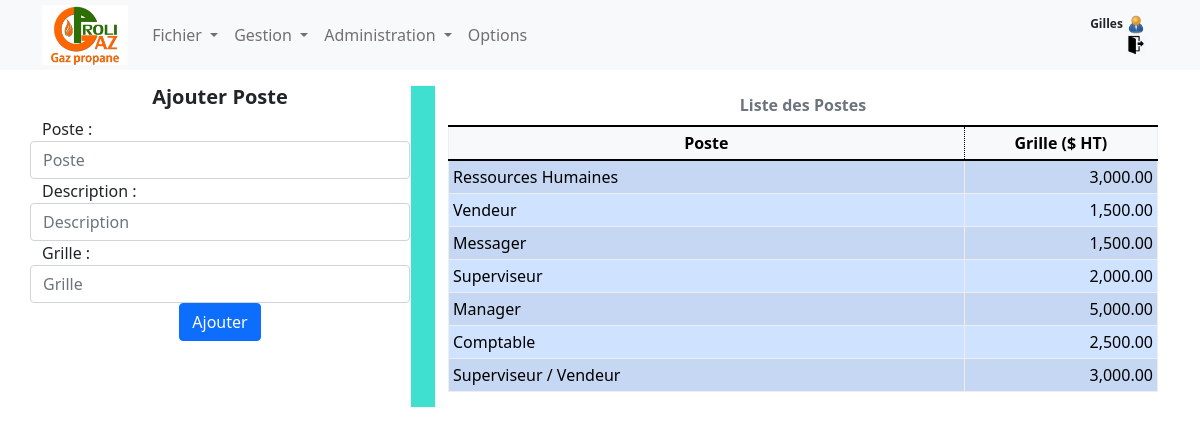
The app's page /topgaz/rh (signed in) with its own data.
### topgaz/models.py (models this page shows, shortened)
class Poste(models.Model):
    nom_poste = models.CharField(max_length=64, blank=True, default='Not Assigned')
    description = models.CharField(max_length=128, blank=True, default='Not Assigned')
    grille = models.DecimalField(max_digits=7, decimal_places=2, blank=True, default=Decimal('0.00'))

### topgaz/views.py (the view, shortened to what this page needs)
# urls.py: path("rh", views.rh, name="rh"),
def rh(request):
    message=''
    liste = Poste.objects.all()
    return render(request, "topgaz/rh.html", {
        'form':posteForm(),
        'liste':liste,
        'message':message
    })

### topgaz/views.py
class posteForm(forms.Form):
    nom = forms.CharField(max_length=64, label='Poste :', widget=forms.TextInput(attrs={'placeholder':'Poste', 'class':'form-control'}))
    description = forms.CharField(max_length=64, label='Description :', widget=forms.TextInput(attrs={'placeholder':'Description', 'class':'form-control'}))
    grille = forms.DecimalField(label='Grille :', widget=forms.NumberInput(attrs={'placeholder':'Grille', 'class':'form-control'}))

### topgaz/templates/topgaz/rh.html (shortened to what this page needs)
{% extends "topgaz/layout.html" %}
{% load static %}
{% block css %}
<link rel="stylesheet" type="text/css" href="{% static 'topgaz/style1.css' %}">
{% endblock %}
{% block body %}
{% load humanize %}
<div class="container-sm">
    <form action="" method="POST">
    <div class="row">
        <div class="col-sm-4">
            <div>
            <div class="row justify-content-center fw-bold h5">
                Ajouter Poste
            </div>
            <div class="row justify-content-center">
                {{ form }}
            </div>
            <div class="row justify-content-center">
                <div class="col-sm-auto">
                    <button type="submit" class="btn btn-primary">Ajouter</button>
                </div>
            </div>
        </div>
    </form>
    </div>
        <div class="col-sm-auto newcol">
        </div>
        <div class="col-sm">
            <div>
                <table class="table table-hover table-sm table-striped caption-top table-responsive-sm table-primary">
                    <caption class="fw-bold text-center">Liste des Postes</caption>
                    <thead class="table-light">
                    <tr class="text-center">
                        <th class="col-sm-8" scope="col">Poste</th>
                        <th class="col-sm-3" scope="col">Grille ($ HT)</th>
                    </tr>
                    </thead>
                    <tbody>
                        {% for poste in liste %}
                        <tr>
                        <td> {{ poste.nom_poste }} </td>
                        <td class="text-end"> {{ poste.grille|floatformat:2|intcomma}} </td>
                        </tr>
                        {% endfor %}
                    </tbody>
                </table>
            </div>
        </div>
{% endblock %}

### topgaz/templates/topgaz/layout.html (shortened to what this page needs)
<!DOCTYPE html>
{% load static %}
<html>
    <head>
        <link href="https://cdn.jsdelivr.net/npm/bootstrap@5.1.3/dist/css/bootstrap.min.css" rel="stylesheet">
            {% block css %}
            {% endblock %}
    </head>
    <body>
        {% load static %}
        <nav class="newnav py-0 navbar navbar-expand-sm fixed-top navbar-light bg-light">
          <div class="container">
          <a href="{% url 'topgaz:index' %}">
          <span class="navbar-brand">
            <img class="d-line-block align-top" src="{% static 'topgaz/logoz2.png' %}" alt="title" height="60" >
          </span>
        </a>
        {% if user.is_authenticated %}
        <div class="collapse navbar-collapse" id="navbarNav">
          <ul class="navbar-nav ">
            <li class="nav-item active">
            <li class="nav-item dropdown">
              <a class="nav-link dropdown-toggle"
              id="navbarUser"
              role="button"
              data-bs-toggle="dropdown" href="#"
              aria-expanded="false">
                Fichier
              </a>
            </li>
              <li class="nav-item dropdown">
                <a class="nav-link dropdown-toggle"
                id="navbarUser"
                role="button"
                data-bs-toggle="dropdown" href="#"
                aria-expanded="false">
                  Gestion
                </a>
              </li>
              <li class="nav-item dropdown">
                <a class="nav-link dropdown-toggle"
                id="navbarEmp"
                role="button"
                data-bs-toggle="dropdown" href="#"
                aria-expanded="false">
                 Administration
                </a>
              </li>
              <li class="nav-item active">
                <a class="nav-link" href="{% url 'topgaz:closing' %}">
                  Options
                </a>
              </li>
            </li>
          </ul>
          <div class="container">
            <div class="row d-flex justify-content-end huser">
              <div class="col-sm-auto float-end">
                {{ request.user.first_name.capitalize }}
                <img class="d-line-block align-top" src="{% static 'topgaz/user8.png' %}"
                 alt="Utilisateur" height="20" title="{{ request.user.first_name.capitalize }}
{{ request.user.email }}
{{ request.user.contact.nom}}&#013;poste
Connecté(e)">
              </div>
              </div>
              <div class="row d-flex justify-content-end huser">
              <div class="col-sm-auto">
                <a href="{% url 'topgaz:plogout' %}" title="Deconnexion">
                <img class="d-line-block align-top" src="{% static 'topgaz/signout5.png' %}" alt="Deconnexion" height="20" >
              </a>
              </div>
            </div>
          </div>
          {% else %}
          <div class="container">
            <p class="h1 fw-bold text-center text-primary">Centre de Gestion Propane</p>
          </div>
          {% endif %}
        </div>
      </div>
        </nav>
        {% block body %}
        {% endblock %}
    </body>
</html>

### topgaz/static/topgaz/style1.css (style rules this page uses)
@media screen and (min-width: 575px) { body { padding-top: 85px; } }
[class*="newcol"] { background-color: turquoise; border: 1px solid whitesmoke; color: white; }
img { max-width: 100%; object-fit: contain; }
th { border: solid 1px black; border-style: dotted; }
.huser { font-size: 12px; font-weight: bold; }
.newnav { height: 70px; }
table { width: 100%; border-collapse: collapse; }
td { padding: 5px 10px 5px 10px; border: 1px solid #EEE; }
tr { padding: 5px 0px 5px 0px; border: 1px solid #EEE; }

### records on screen
Poste: nom_poste "Ressources Humaines", grille "3,000.00"
Poste: nom_poste "Vendeur", grille "1,500.00"
Poste: nom_poste "Messager", grille "1,500.00"
Poste: nom_poste "Superviseur", grille "2,000.00"
Poste: nom_poste "Manager", grille "5,000.00"
Poste: nom_poste "Comptable", grille "2,500.00"
Poste: nom_poste "Superviseur / Vendeur", grille "3,000.00"

### other values on screen
{{ request.user.first_name.capitalize }} "Gilles"
